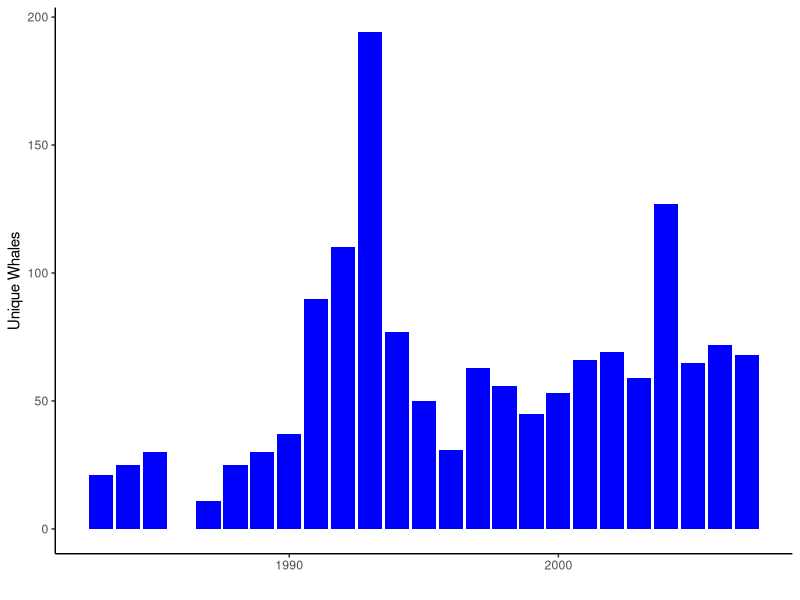
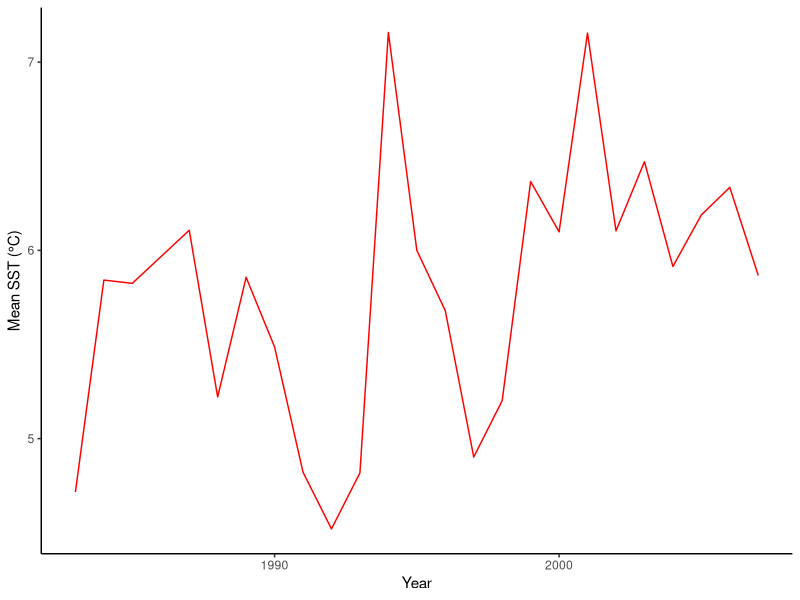
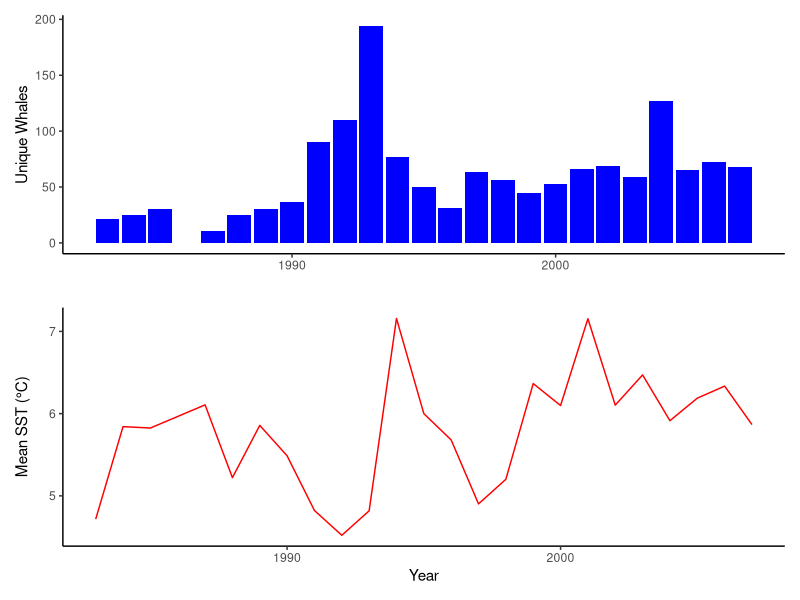
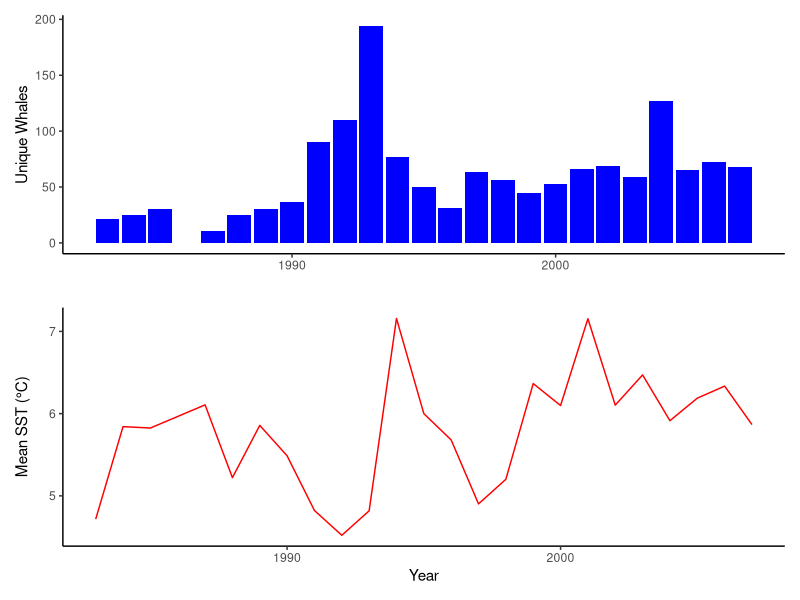

These charts were generated, in order, by the following R code:
## ---- chunk 1
#reading the files 
Hp <- read.csv("Humpback.csv.csv")
SST <- read.csv("SST_MB5370.csv.csv")

#getting the number of unique humpbacks appearing every year 
library(dplyr)

Hp_year <- Hp %>%
  filter(!is.na(NOM.NAME)) %>% # removing NAs
  group_by(ANNEE.YEAR) %>% #grouping by year 
  summarise(
    unique_whales = n_distinct(NOM.NAME), #only keeping distinct whales 
    .groups = "drop"
  )

Hp_year

#joining the two datasets together 
Hp_SST <- Hp_year %>%
  left_join(SST, by = "ANNEE.YEAR")

#graphing whales per year alongside average temperature per year of gulf
library(ggplot2)
HpPlot <- 
  ggplot(Hp_SST, aes(x = ANNEE.YEAR, y = unique_whales)) +
  geom_col(fill = "blue") +
  xlab("") +
  ylab("Unique Whales") + 
  theme_classic()
HpPlot

#graph for average SST over years (including on months from July-october)
SSTPlot <- 
  ggplot(Hp_SST, aes(x = ANNEE.YEAR, y = Mean_SST)) +
  geom_line(colour = "red") +
  xlab("Year") +
  ylab("Mean SST (°C)") +
  theme_classic()
SSTPlot

#adding the two graphs onto the same plot 
library(patchwork)
final_plot <- HpPlot / SSTPlot
final_plot 
#saving the graph
ggsave("FinalPlot.jpg", plot=final_plot)
